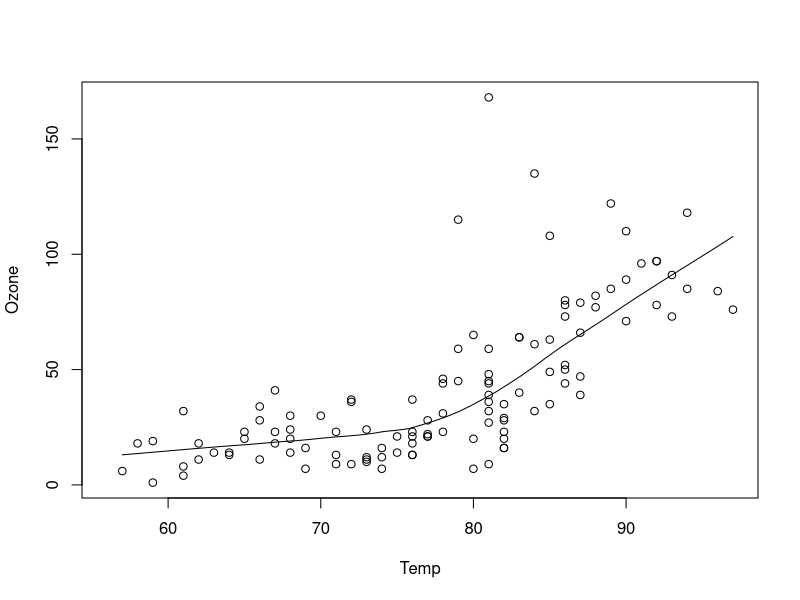
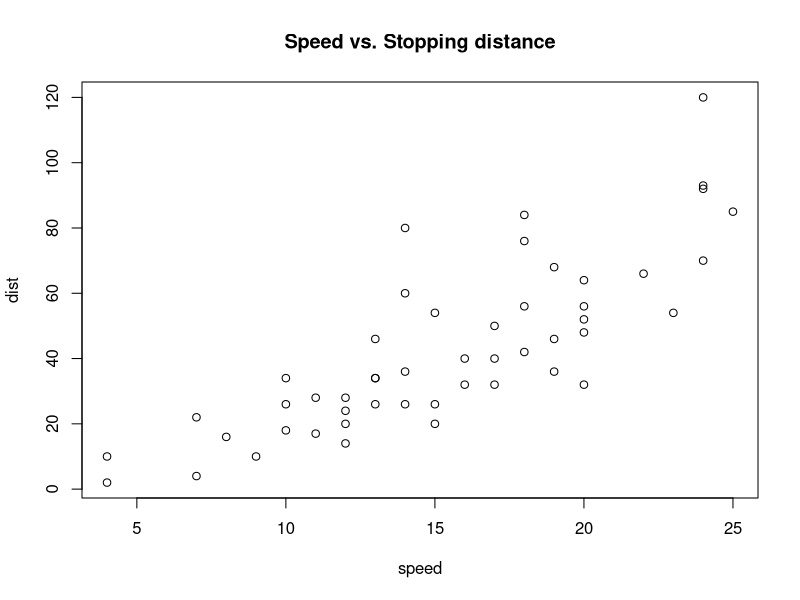
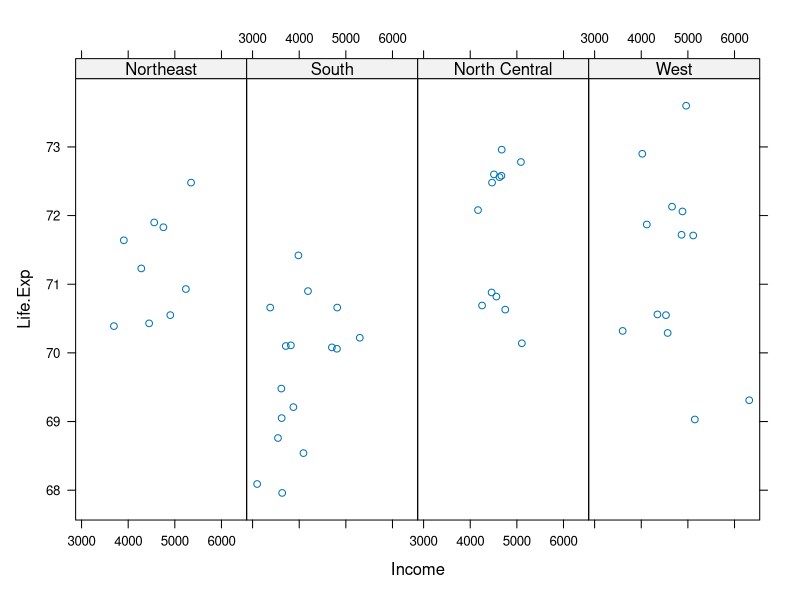
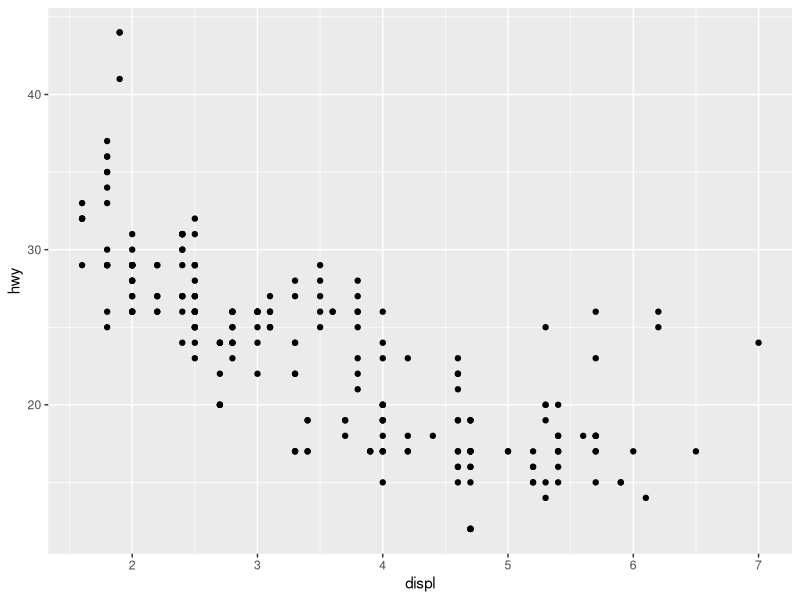

Source code (R) for these figures, in order:
## ---- chunk 1
knitr::opts_chunk$set(echo = TRUE, fig.path = "images/plottingsystems-",
                      cache = TRUE)
## ---- chunk 2
data(airquality)
with(airquality, {
        plot(Temp, Ozone)
        lines(loess.smooth(Temp, Ozone))
})
## ---- chunk 3
data(cars)

## Create the plot / draw canvas
with(cars, plot(speed, dist))

## Add annotation
title("Speed vs. Stopping distance")
## ---- chunk 4
library(lattice)
## ---- chunk 5
state <- data.frame(state.x77, region = state.region)
xyplot(Life.Exp ~ Income | region, data = state, layout = c(4, 1))
## ---- chunk 6
library(ggplot2)
## ---- chunk 7
library(tidyverse)
data(mpg)
mpg %>%
        ggplot(aes(displ, hwy)) + 
        geom_point()
## ---- chunk 8
knitr::include_graphics("https://github.com/allisonhorst/stats-illustrations/raw/master/rstats-artwork/ggplot2_masterpiece.png")
